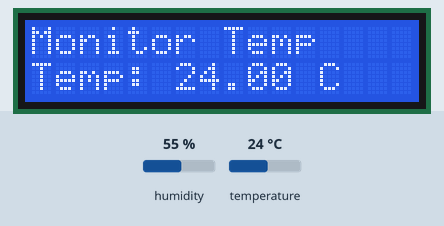
Simulated run of this sketch. Board: Arduino Uno, built with avr-gcc and run on an emulated ATmega328P. On the bench: 16×2 character LCD. The inputs (shaded band) are chosen by the test bench; at power-on: temperature 24 °C, humidity 55 %. What the sketch prints to the serial monitor is not drawn.

Above: at 1.2 s.
1.3 s: temperature set to 12 °C
At 2.5 s:
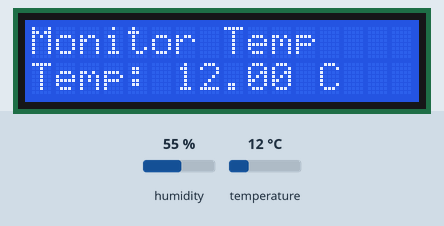
4.0 s: temperature set to 19 °C
At 4.5 s:
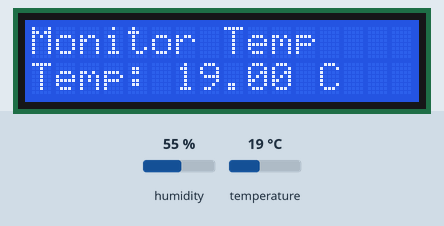
6.7 s: temperature set to 28 °C
At 8.4 s:
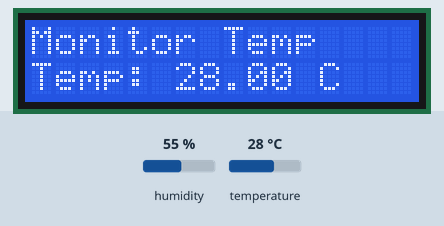
Timing chart, 0 to 9.9 s (numbered marks = the images above; inputs shaded):
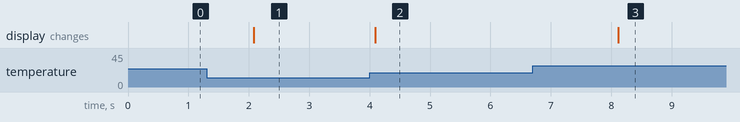

Measured:
- after the input at 1.3 s, the display: changes after 0.78 s (image 1)
- after the input at 4.0 s, the display: changes after 0.10 s (image 2)
- after the input at 6.7 s, the display: changes after 1.4 s (image 3)

The sketch:

T0_1_2_Monitoramento_Temperatura.ino
```cpp
// T0_1_2_Monitoramento_Temperatura.ino
// Função: Controle e Monitoramento
// Artifact ID: daa0f8ad-47cf-4179-beb5-b4678c7d6bec
// Versão: v1.0.1
// Data: 2025-04-20
// Iteração: 34
// Requisitos: RC1.2 (Monitoramento de Temperatura)
// Descrição: Monitora a temperatura com o sensor DHT22, exibindo valores no LCD e Serial Monitor.
// Diretório: docs/V1.01/codes/Controle_e_Monitoramento/T0_1_2

#include <DHT.h>
#include <LiquidCrystal.h>

#define DHTPIN 8 // Pino do sensor DHT22
#define DHTTYPE DHT22
LiquidCrystal lcd(12, 11, 5, 4, 3, 2); // Pinos do LCD
DHT dht(DHTPIN, DHTTYPE);

void setup() {
  Serial.begin(9600);
  while (!Serial) {
    ;
  }
  Serial.println("Teste T0.1.2 - Monitoramento Temperatura Iniciado");

  lcd.begin(16, 2);
  lcd.print("Monitor Temp");

  dht.begin();
  float temp = dht.readTemperature();
  if (isnan(temp)) {
    Serial.println("Erro: Falha ao inicializar o DHT22!");
    lcd.setCursor(0, 1);
    lcd.print("Erro DHT22!");
    while (1);
  }
}

void loop() {
  float temp = dht.readTemperature();
  if (isnan(temp)) {
    Serial.println("Erro: Falha na leitura do DHT22!");
    lcd.setCursor(0, 1);
    lcd.print("Erro Leitura!");
  } else {
    lcd.setCursor(0, 1);
    lcd.print("Temp: ");
    lcd.print(temp);
    lcd.print(" C   ");

    Serial.print("Temperatura: ");
    Serial.print(temp);
    Serial.println(" °C");
  }
  delay(1000);
}
```
